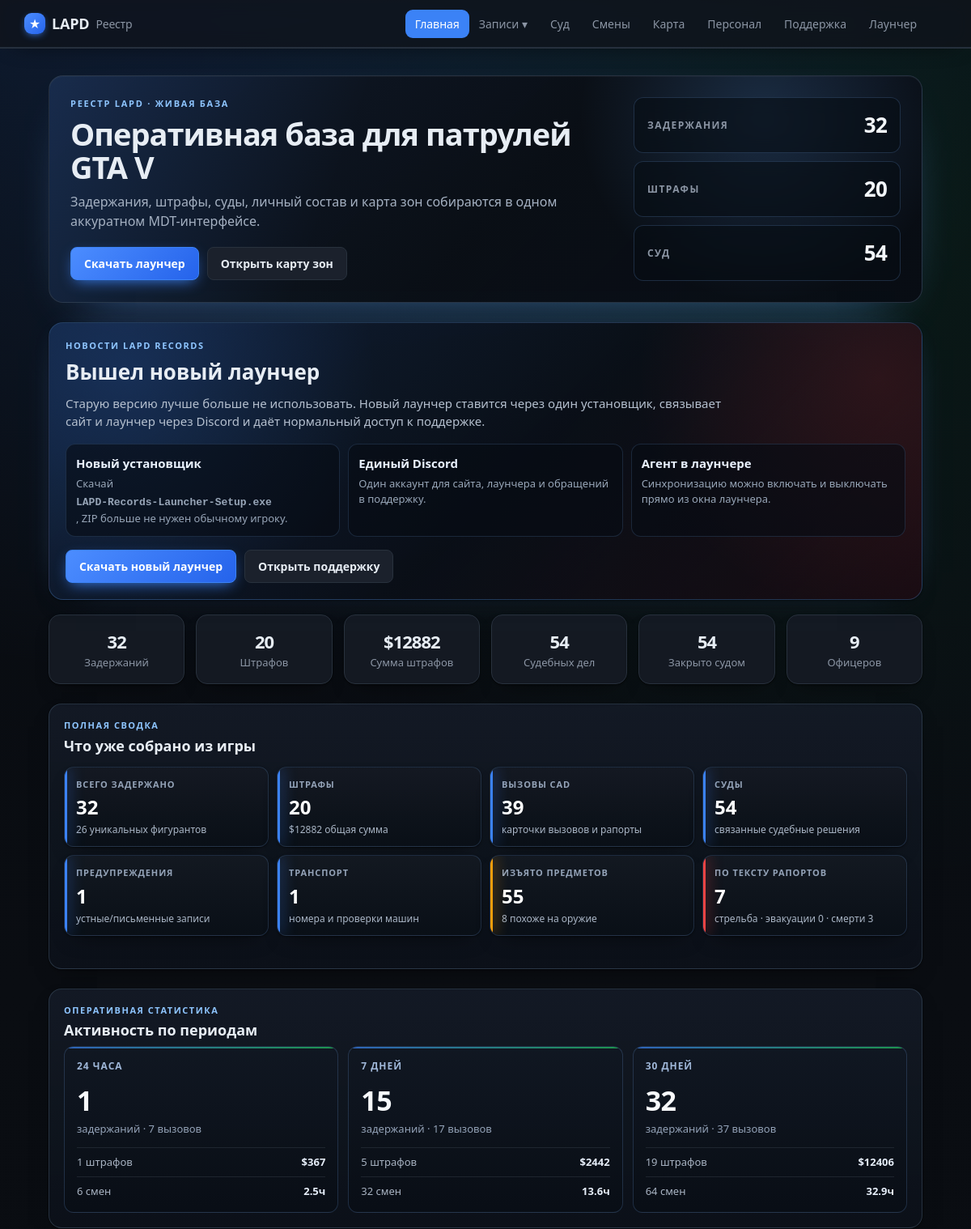
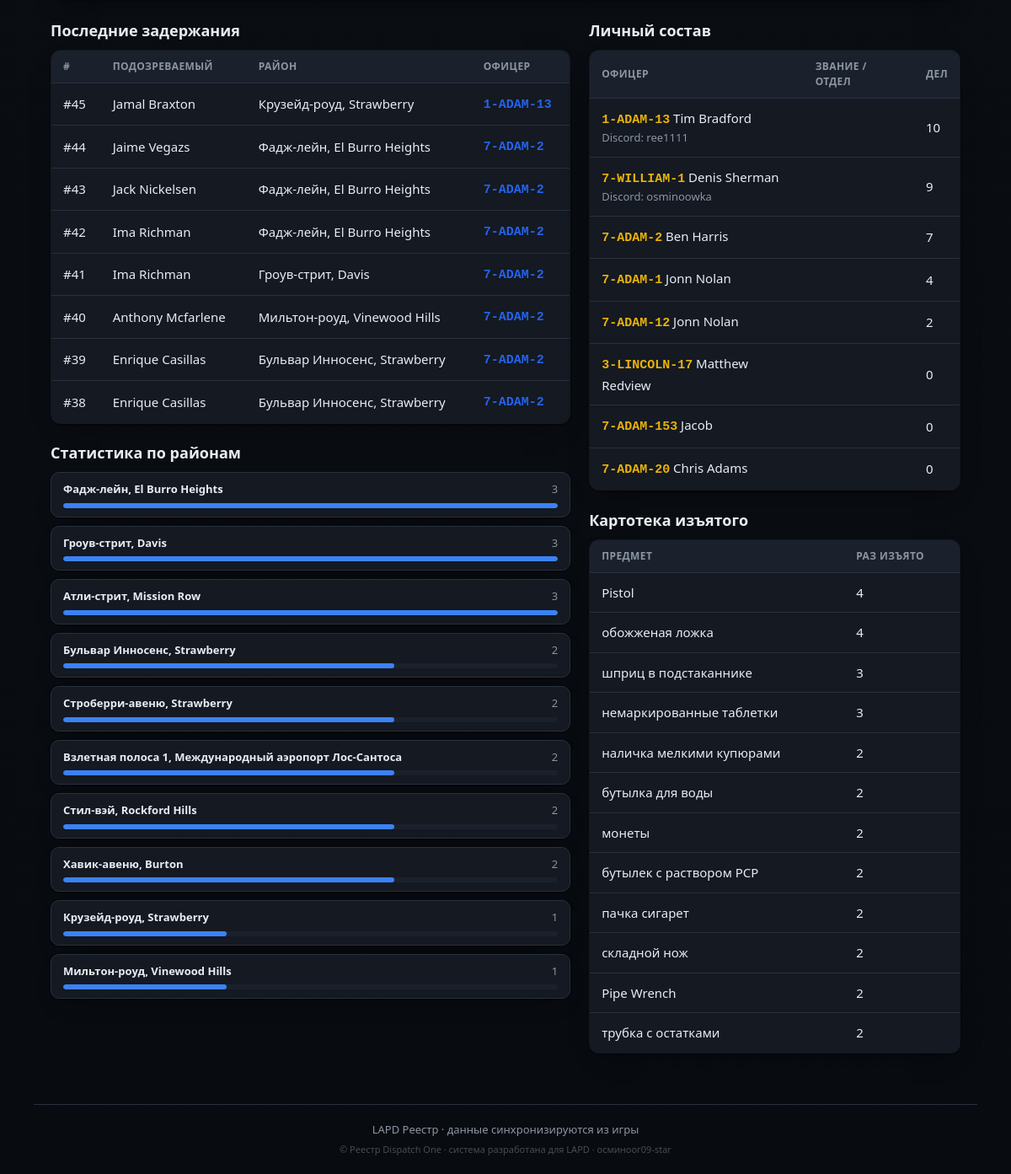
The page / on the database its author committed (2 pictures, top to bottom).
### tables this page shows
CREATE TABLE cases (
                id INTEGER PRIMARY KEY AUTOINCREMENT,
                officer_id INTEGER NOT NULL,
                suspect_name TEXT,
                wanted INTEGER DEFAULT 0,
                license_state TEXT,
                citations INTEGER DEFAULT 0,
                zone TEXT,
                postal TEXT,
                game_time TEXT,
                created_at TEXT NOT NULL,
                screenshot TEXT,
                status TEXT NOT NULL DEFAULT 'submitted',
                discord_sent INTEGER DEFAULT 0,
                vehicle_model TEXT, vehicle_plate TEXT, vehicle_color TEXT,
                charges TEXT, found_items TEXT, reason TEXT, notes TEXT,
                mugshot TEXT, fine INTEGER, bail INTEGER, jail_time TEXT,
                is_test INTEGER DEFAULT 0, external_id TEXT, suspect_dob TEXT,
                FOREIGN KEY (officer_id) REFERENCES officers(id)
            );

CREATE TABLE officers (
                id INTEGER PRIMARY KEY AUTOINCREMENT,
                callsign TEXT UNIQUE NOT NULL,
                name TEXT
            , current_status TEXT, status_since TEXT, rank TEXT, department TEXT, discord TEXT, is_admin INTEGER);

### app/main.py (the view)
@app.route("/")
def index():
    cases_all = db.list_cases(500)
    zones = {}
    for c in cases_all:
        if not c.get("is_test") and c.get("zone"):
            zones[c["zone"]] = zones.get(c["zone"], 0) + 1
    top = sorted(zones.items(), key=lambda kv: -kv[1])[:10]
    mx = top[0][1] if top else 1
    districts = [{"zone": z, "count": n, "pct": round(n * 100 / mx)} for z, n in top]
    return render_template("index.html",
                           summary=db.summary_counts(),
                           cases=db.list_cases(limit=8),
                           officers=db.list_officers_with_stats(),
                           cit=db.citations_summary(),
                           court=db.court_summary(),
                           districts=districts,
                           activity=db.activity_periods(),
                           ops=db.operation_intel(),
                           evidence=db.evidence_catalog())

### app/db.py (called while the page is built)
def fmt_dt(iso):
    try:
        dt = datetime.datetime.fromisoformat(iso)
        return dt.strftime("%d.%m.%Y %H:%M")
    except Exception:
        return iso or "—"

@contextmanager
def get_conn():
    conn = sqlite3.connect(config.DB_PATH)
    conn.row_factory = sqlite3.Row
    try:
        yield conn
        conn.commit()
    finally:
        conn.close()

def _jsonlist(val):
    if not val:
        return []
    try:
        return json.loads(val)
    except Exception:
        return [x.strip() for x in str(val).split(",") if x.strip()]

def _parse_charge(s):
    import re as _re
    m = _re.match(r"^\s*(\S+)\s·\s(.+?)(?:\s\(([^)]+)\))?\s*$", s or "")
    if m:
        return {"code": m.group(1), "desc": m.group(2), "cls": m.group(3) or ""}
    return {"code": "", "desc": s or "", "cls": ""}

def list_cases(limit=100, officer_id=None, status=None):
    q = """SELECT cases.*, officers.callsign, officers.name AS officer_name
           FROM cases JOIN officers ON officers.id = cases.officer_id"""
    conds, params = [], []
    if officer_id:
        conds.append("cases.officer_id=?"); params.append(officer_id)
    if status:
        conds.append("cases.status=?"); params.append(status)
    if conds:
        q += " WHERE " + " AND ".join(conds)
    q += " ORDER BY cases.id DESC LIMIT ?"; params.append(limit)
    with get_conn() as c:
        return [_row_to_case(r) for r in c.execute(q, params).fetchall()]

def status_info(code):
    return DUTY_STATUS.get(code, {"ru": "Не на службе", "cls": "off"})

def _replace_mojibake_pairs(s):
    for bad, good in sorted(_MOJI_TO_CYR.items(), key=lambda x: len(x[0]), reverse=True):
        s = s.replace(bad, good)
    return s

def _fix_rooms(s):
    return re.sub(r"(\d)([А-Я])", lambda m: m.group(1) + _CYR2LAT.get(m.group(2), m.group(2)), s)

def _cp1251_bytes(s):
    out = bytearray()
    for ch in s:
        try:
            out += ch.encode("cp1251")
        except UnicodeEncodeError:
            code = ord(ch)
            if code < 256:
                out.append(code)
            else:
                raise
    return bytes(out)

def citations_summary(officer_id=None):
    with get_conn() as c:
        if officer_id:
            r = c.execute("SELECT COUNT(*), COALESCE(SUM(fine),0) FROM citations WHERE officer_id=?",
                          (officer_id,)).fetchone()
        else:
            r = c.execute("SELECT COUNT(*), COALESCE(SUM(fine),0) FROM citations").fetchone()
        return {"count": r[0], "total_fine": r[1]}

### app/templates/index.html (shortened to what this page needs)
{% extends "base.html" %}
{% block content %}
<section class="hero-panel">
  <div class="hero-copy">
    <div class="eyebrow">РЕЕСТР LAPD · ЖИВАЯ БАЗА</div>
    <h1>Оперативная база для патрулей GTA V</h1>
    <p>Задержания, штрафы, суды, личный состав и карта зон собираются в одном аккуратном MDT-интерфейсе.</p>
    <div class="hero-actions">
      <a class="btn primary" href="{{ url_for('launcher_page') }}">Скачать лаунчер</a>
      <a class="btn" href="{{ url_for('game_map') }}">Открыть карту зон</a>
    </div>
  </div>
  <div class="hero-status">
    <div><span>Задержания</span><b>{{ summary.total }}</b></div>
    <div><span>Штрафы</span><b>{{ cit.count }}</b></div>
    <div><span>Суд</span><b>{{ court.total }}</b></div>
  </div>
</section>
<section class="news-panel news-launcher">
  <div class="news-main">
    <div class="section-kicker">Новости LAPD Records</div>
    <h2>Вышел новый лаунчер</h2>
    <p>Старую версию лучше больше не использовать. Новый лаунчер ставится через один установщик, связывает сайт и лаунчер через Discord и даёт нормальный доступ к поддержке.</p>
  </div>
  <div class="news-list">
    <div><b>Новый установщик</b><span>Скачай <span class="cs">LAPD-Records-Launcher-Setup.exe</span>, ZIP больше не нужен обычному игроку.</span></div>
    <div><b>Единый Discord</b><span>Один аккаунт для сайта, лаунчера и обращений в поддержку.</span></div>
    <div><b>Агент в лаунчере</b><span>Синхронизацию можно включать и выключать прямо из окна лаунчера.</span></div>
  </div>
  <div class="news-actions">
    <a class="btn primary" href="{{ url_for('launcher_page') }}">Скачать новый лаунчер</a>
    <a class="btn" href="{{ url_for('support') }}">Открыть поддержку</a>
  </div>
</section>
<section class="stats stats-6">
  <div class="stat"><div class="num">{{ summary.total }}</div><div class="lbl">Задержаний</div></div>
  <div class="stat"><div class="num">{{ cit.count }}</div><div class="lbl">Штрафов</div></div>
  <div class="stat"><div class="num">${{ cit.total_fine }}</div><div class="lbl">Сумма штрафов</div></div>
  <div class="stat"><div class="num">{{ court.total }}</div><div class="lbl">Судебных дел</div></div>
  <div class="stat"><div class="num">{{ court.closed }}</div><div class="lbl">Закрыто судом</div></div>
  <div class="stat"><div class="num">{{ summary.officers }}</div><div class="lbl">Офицеров</div></div>
</section>
<section class="period-panel">
  <div class="section-kicker">Полная сводка</div>
  <h2>Что уже собрано из игры</h2>
  <div class="intel-grid">
    <div class="intel-card"><span>Всего задержано</span><b>{{ ops.arrests }}</b><small>{{ ops.suspects }} уникальных фигурантов</small></div>
    <div class="intel-card"><span>Штрафы</span><b>{{ ops.citations }}</b><small>${{ ops.fines_total }} общая сумма</small></div>
    <div class="intel-card"><span>Вызовы CAD</span><b>{{ ops.callouts }}</b><small>карточки вызовов и рапорты</small></div>
    <div class="intel-card"><span>Суды</span><b>{{ ops.courts }}</b><small>связанные судебные решения</small></div>
    <div class="intel-card"><span>Предупреждения</span><b>{{ ops.warnings }}</b><small>устные/письменные записи</small></div>
    <div class="intel-card"><span>Транспорт</span><b>{{ ops.vehicles }}</b><small>номера и проверки машин</small></div>
    <div class="intel-card warn"><span>Изъято предметов</span><b>{{ ops.seized_total }}</b><small>{{ ops.weapon_items }} похоже на оружие</small></div>
    <div class="intel-card danger"><span>По тексту рапортов</span><b>{{ ops.shooting_mentions }}</b><small>стрельба · эвакуации {{ ops.evac_mentions }} · смерти {{ ops.fatal_mentions }}</small></div>
  </div>
</section>
<section class="period-panel">
  <div class="section-kicker">Оперативная статистика</div>
  <h2>Активность по периодам</h2>
  <div class="period-grid">
    {% for p in activity %}
      <article class="period-card">
        <div class="period-title">{{ p.label }}</div>
        <div class="period-main">{{ p.arrests }}</div>
        <div class="period-sub">задержаний · {{ p.callouts }} вызовов</div>
        <div class="period-line">
          <span>{{ p.citations }} штрафов</span>
          <b>${{ p.fines_total }}</b>
        </div>
        <div class="period-line">
          <span>{{ p.shifts }} смен</span>
          <b>{{ p.shift_hours }}ч</b>
        </div>
      </article>
    {% endfor %}
  </div>
</section>
<div class="cols">
  <section class="col">
    <h2>Последние задержания</h2>
    {% if cases %}
      <table class="tbl">
        <thead><tr><th>#</th><th>Подозреваемый</th><th>Район</th><th>Офицер</th></tr></thead>
        <tbody>
        {% for c in cases %}
          <tr onclick="location='{{ url_for('case_view', cid=c.id) }}'">
            <td><a class="row-link" href="{{ url_for('case_view', cid=c.id) }}" onclick="event.stopPropagation()">#{{ c.id }}</a></td>
            <td><a class="row-link" href="{{ url_for('file_view', name=c.suspect_name) }}" onclick="event.stopPropagation()">{{ c.suspect_name }}</a>
              {% if c.wanted %}<span class="tag wanted">розыск</span>{% endif %}</td>
            <td>{{ c.zone or '—' }}</td>
            <td>{% if c.callsign %}<a class="cs" href="{{ url_for('officer_view', callsign=c.callsign) }}" onclick="event.stopPropagation()">{{ c.callsign }}</a>{% else %}—{% endif %}</td>
          </tr>
        {% endfor %}
        </tbody>
      </table>
    {% else %}
      <p class="empty">Задержаний пока нет<span class="empty-sub">Появятся после игры.</span></p>
    {% endif %}
    <h2>Статистика по районам</h2>
    {% if districts %}
      <div class="districts">
        {% for d in districts %}
          <div class="district">
            <div class="d-head"><span class="d-name">{{ d.zone }}</span><span class="d-num">{{ d.count }}</span></div>
            <div class="d-bar"><div class="d-fill" style="width: {{ d.pct }}%"></div></div>
          </div>
        {% endfor %}
      </div>
    {% else %}
      <p class="empty">Данных по районам пока нет<span class="empty-sub">Появятся, когда будут записи с местами.</span></p>
    {% endif %}
  </section>
  <section class="col">
    <h2>Личный состав</h2>
    {% if officers %}
      <table class="tbl">
        <thead><tr><th>Офицер</th><th>Звание / отдел</th><th>Дел</th></tr></thead>
        <tbody>
        {% for o in officers %}
          <tr onclick="location='{{ url_for('officer_view', callsign=o.callsign) }}'">
            <td><span class="cs">{{ o.callsign }}</span> {{ o.name or '' }}
              {% if o.discord %}<div class="muted small">Discord: {{ o.discord }}</div>{% endif %}</td>
            <td><span class="sb-rankdept" data-cs="{{ o.callsign }}"></span></td>
            <td>{{ o.cases_count }}</td>
          </tr>
        {% endfor %}
        </tbody>
      </table>
    {% else %}
      <p class="empty">Офицеров пока нет<span class="empty-sub">Появятся после первой смены.</span></p>
    {% endif %}
    {% if evidence %}
      <h2>Картотека изъятого</h2>
      <table class="tbl">
        <thead><tr><th>Предмет</th><th>Раз изъято</th></tr></thead>
        <tbody>
          {% for item, n in evidence[:12] %}
            <tr><td>{{ item }}</td><td>{{ n }}</td></tr>
          {% endfor %}
        </tbody>
      </table>
    {% endif %}
  </section>
</div>
{% endblock %}

### rows shown on the page
cases: id "45", suspect_name "Jamal Braxton", zone "Крузейд-роуд, Strawberry", callsign "1-ADAM-13"
cases: id "44", suspect_name "Jaime Vegazs", zone "Фадж-лейн, El Burro Heights", callsign "7-ADAM-2"
cases: id "43", suspect_name "Jack Nickelsen", zone "Фадж-лейн, El Burro Heights", callsign "7-ADAM-2"
cases: id "42", suspect_name "Ima Richman", zone "Фадж-лейн, El Burro Heights", callsign "7-ADAM-2"
cases: id "41", suspect_name "Ima Richman", zone "Гроув-стрит, Davis", callsign "7-ADAM-2"
cases: id "40", suspect_name "Anthony Mcfarlene", zone "Мильтон-роуд, Vinewood Hills", callsign "7-ADAM-2"
cases: id "39", suspect_name "Enrique Casillas", zone "Бульвар Инносенс, Strawberry", callsign "7-ADAM-2"
cases: id "38", suspect_name "Enrique Casillas", zone "Бульвар Инносенс, Strawberry", callsign "7-ADAM-2"
officers: callsign "1-ADAM-13", name "Tim Bradford", discord "ree1111", cases_count "10"
officers: callsign "7-WILLIAM-1", name "Denis Sherman", discord "osminoowka", cases_count "9"
officers: callsign "7-ADAM-2", name "Ben Harris", cases_count "7"
officers: callsign "7-ADAM-1", name "Jonn Nolan", cases_count "4"
officers: callsign "7-ADAM-12", name "Jonn Nolan", cases_count "2"
officers: callsign "3-LINCOLN-17", name "Matthew Redview", cases_count "0"
officers: callsign "7-ADAM-153", name "Jacob", cases_count "0"
officers: callsign "7-ADAM-20", name "Chris Adams", cases_count "0"

### other values the page prints
{{ community }} "LAPD"
{{ summary.total }} "32"
{{ cit.count }} "20"
{{ court.total }} "54"
{{ cit.total_fine }} "12882"
{{ court.closed }} "54"
{{ summary.officers }} "9"
{{ ops.arrests }} "32"
{{ ops.suspects }} "26"
{{ ops.citations }} "20"
{{ ops.fines_total }} "12882"
{{ ops.callouts }} "39"
{{ ops.courts }} "54"
{{ ops.warnings }} "1"
{{ ops.vehicles }} "1"
